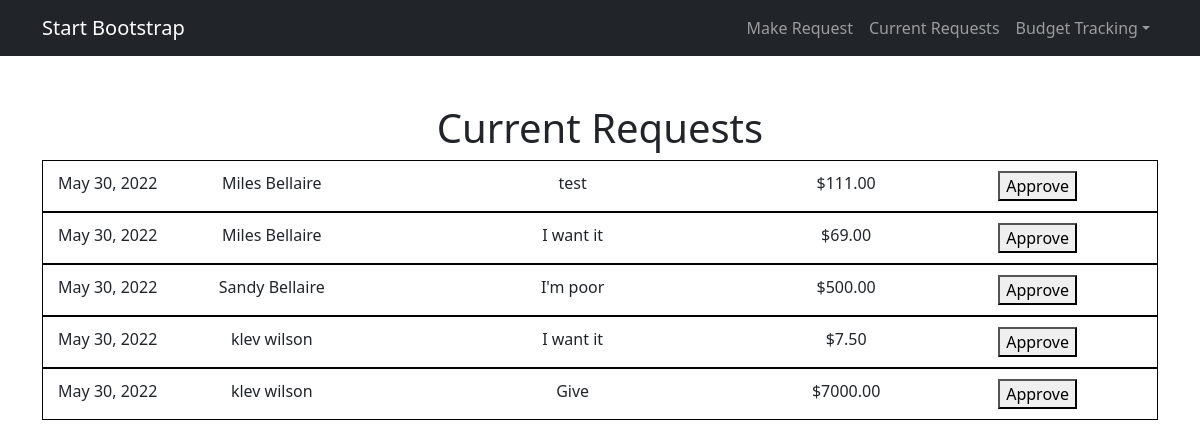
The page /current-requests/ (signed in) on the database as committed earlier.
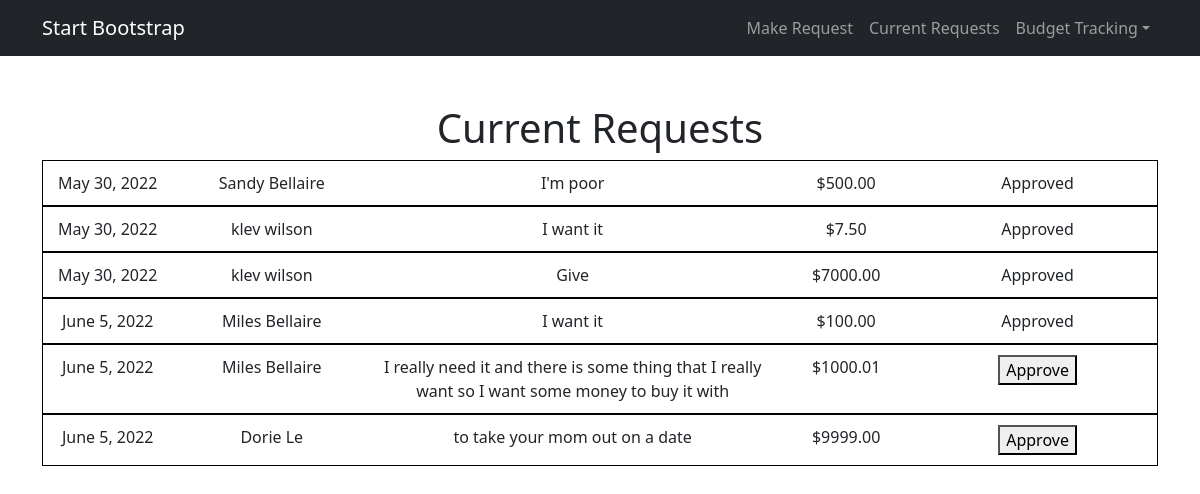
The same page on the database as committed later.
### main/models.py (models this page shows, shortened)
class ReimbursementRequest(models.Model):
    user = models.ForeignKey(User, on_delete=models.CASCADE)
    approved = models.BooleanField(default=False)
    date = models.DateField(default=d.today)
    reason = models.CharField(max_length=300)
    amount = models.DecimalField(max_digits=6, decimal_places=2)
    payable_to = models.CharField(max_length=50)

### main/views.py (the view, shortened to what this page needs)
# urls.py: path('current-requests/', views.current_requests, name="current_requests"),
def current_requests(response):
    if response.user.is_staff:
        items = rr.objects.all()
    else:
        items = response.user.reimbursementrequest_set.all()
    return render(response, "main/current-requests.html", {"requests":items, "is_staff":response.user.is_staff})

### main/templates/main/current-requests.html (shortened to what this page needs)
{% extends 'main/base_sidebar.html' %}
{% block content %}
    <h1>Current Requests</h1>
        <form method="post" action="/current-requests/">
                {% for request in requests %}
                <div class="request">
                    <p>
                        <div class="date">{{request.date}}</div>
                        <div class="name">{{request.user.first_name}} {{request.user.last_name}}</div>
                        <div class="reason">{{request.reason}}</div>
                        <div class="amount">${{request.amount}}</div>
                        <div class="approve">
                            {% if request.approved %}
                                Approved
                            {% elif is_staff %}
                                <button type="submit" name="{{request.id}}" class="approve_button" onclick="return confirm('Are you sure you want to approve this request?')">Approve</button>
                            {% else %}
                                Not Approved
                            {% endif %}
                        </div>
                    </p>
                </div>
                {% endfor%}
        </form>
{% endblock %}

### main/templates/main/base_sidebar.html (shortened to what this page needs)
{% load static %}
<!DOCTYPE html>
<html lang="en">
    <head>
        <link href="{% static 'css/styles.css' %}" rel="stylesheet" />
    </head>
    <body>
        <nav class="navbar navbar-expand-lg navbar-dark bg-dark">
            <div class="container">
                <a class="navbar-brand" href="#">Start Bootstrap</a>
                <div class="collapse navbar-collapse" id="navbarSupportedContent">
                    <ul class="navbar-nav ms-auto mb-2 mb-lg-0">
                        <li class="nav-item"><a class="nav-link" aria-current="page" href="/request">Make Request</a></li>
                        <li class="nav-item"><a class="nav-link" href="/current-requests">Current Requests</a></li>
                        <li class="nav-item dropdown">
                            <a class="nav-link dropdown-toggle" id="navbarDropdown" href="#" role="button" data-bs-toggle="dropdown" aria-expanded="false">Budget Tracking</a>
                        </li>
                    </ul>
                </div>
            </div>
        </nav>
        <div class="container">
            <div class="text-center mt-5">
                {% block content %}
                {% endblock %}
            </div>
        </div>
    </body>
</html>

### main/templates/main/current-requests.html (style rules this page uses)
.request { border: 1px solid rgb(0, 0, 0); padding: 10px; display: flex; justify-content: space-between; }
.date { width: 10%; }
.name { width:20%; }
.reason { width:35%; }
.approve { width:20%; }
.amount { width:15%; }

Rows that differ between the two databases and show on the page:
removed ReimbursementRequest: date "May 30, 2022", user.first_name "Miles", user.last_name "Bellaire", reason "test", amount "111.00"
removed ReimbursementRequest: date "May 30, 2022", user.first_name "Miles", user.last_name "Bellaire", reason "I want it", amount "69.00"
changed ReimbursementRequest "I'm poor": approved "Approve" → "Approved"
changed ReimbursementRequest (number 2 of 6 on the later page): approved "Approve" → "Approved"
changed ReimbursementRequest "Give": approved "Approve" → "Approved"
added ReimbursementRequest: date "June 5, 2022", user.first_name "Miles", user.last_name "Bellaire", reason "I want it", amount "100.00", approved "Approved"
added ReimbursementRequest: date "June 5, 2022", user.first_name "Miles", user.last_name "Bellaire", reason "I really need it and there is some thing that I really want so I want some money to buy it with", amount "1000.01"
added ReimbursementRequest: date "June 5, 2022", user.first_name "Dorie", user.last_name "Le", reason "to take your mom out on a date", amount "9999.00"
